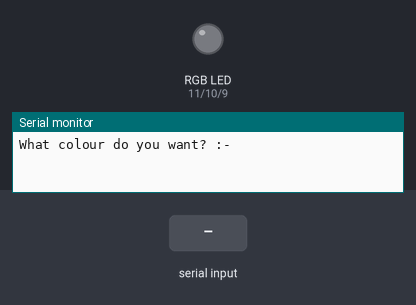
Bench run of a sketch on a simulated Arduino Uno, built with avr-gcc and run on an emulated ATmega328P. Parts: an RGB LED mixed from three pins (HIGH = lit), the last lines printed to the serial monitor. The test bench sets the inputs (shaded band).

Above: at 1.2 s.
1.3 s: "orange" received over Serial
At 2.9 s:
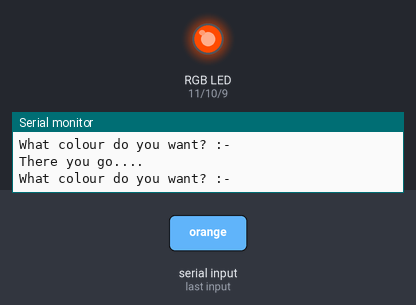
3.8 s: "white" received over Serial
At 6.0 s:
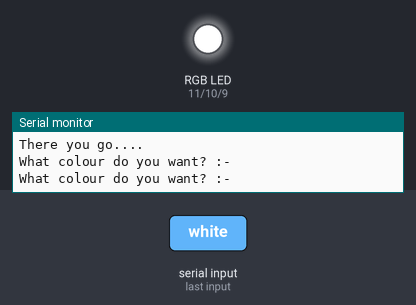
6.3 s: "violet" received over Serial
At 7.9 s:
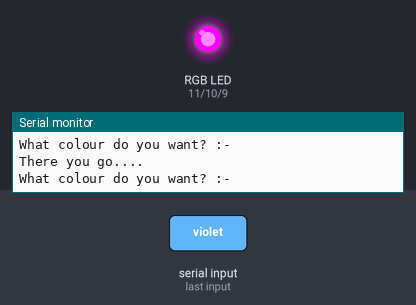
8.8 s: "aqua" received over Serial
At 11.0 s:
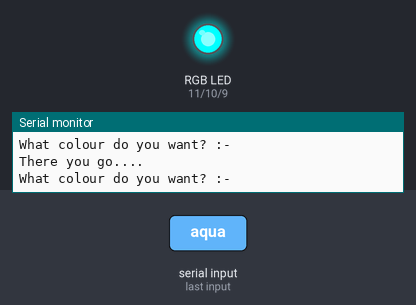
11.3 s: "Oange" received over Serial
At 12.9 s:
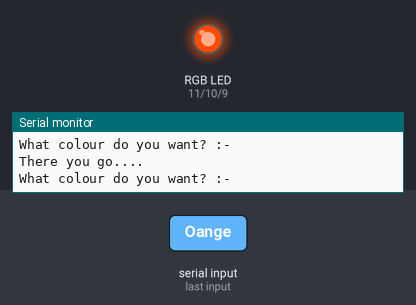
13.8 s: "Violet" received over Serial
At 16.1 s:
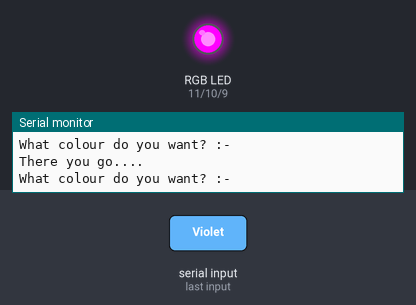
Timing chart, 0 to 17.3 s (numbered marks = the images above; inputs shaded):
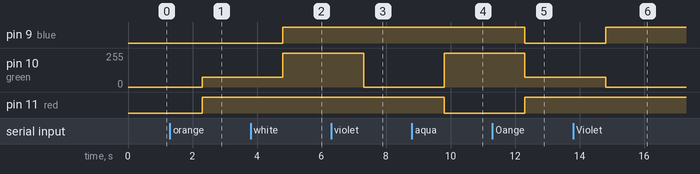

The sketch:

keybRGB.ino
```cpp
String colour;
String msg1="What colour do you want? :- ";
String msg2="There you go....";

int red=11;
int green=10;
int blue=9;

void setup() {
  Serial.begin(9600);
  pinMode(red,OUTPUT);
  pinMode(green,OUTPUT);
  pinMode(blue,OUTPUT);
}

void loop() {
  Serial.println(msg1);
    while(Serial.available()==0){
  }
  colour=Serial.readString();
  if(colour=="white"){
    analogWrite(red,255);
    analogWrite(green,255);
    analogWrite(blue,255);
  }
  if (colour=="orange"||colour=="Oange"||colour=="ORANGE"||colour=="violet"||colour=="Violet"||colour=="VIOLET"||colour=="aqua"||colour=="Aqua"||colour=="AQUA"||colour=="yellow"||colour=="Yellow"||colour=="YELLOW"||colour=="red"||colour=="Red"||colour=="RED"||colour=="green"||colour=="Green"||colour=="GREEN"||colour=="blue"||colour=="Blue"||colour=="BLUE"){
    if (colour=="red"||colour=="Red"||colour=="RED") {
      analogWrite(red,255);
      analogWrite(green,0);
      analogWrite(blue,0);
    }
    if (colour=="green"||colour=="Green"||colour=="GREEN") {
      analogWrite(red,0);
      analogWrite(green,255);
      analogWrite(blue,0);
    }
    if (colour=="blue"||colour=="Blue"||colour=="BLUE") {
      analogWrite(red,0);
      analogWrite(green,0);
      analogWrite(blue,255);
    }
    if (colour=="aqua"||colour=="Aqua"||colour=="AQUA") {
      analogWrite(red,0);
      analogWrite(green,255);
      analogWrite(blue,255);
    }
    if (colour=="violet"||colour=="Violet"||colour=="VIOLET") {
      analogWrite(red,255);
      analogWrite(green,0);
      analogWrite(blue,255);
    }
    if (colour=="yellow"||colour=="Yellow"||colour=="YELLOW") {
      analogWrite(red,255);
      analogWrite(green,255);
      analogWrite(blue,0);
    }
    if (colour=="orange"||colour=="Oange"||colour=="ORANGE") {
      analogWrite(red,255);
      analogWrite(green,75);
      analogWrite(blue,0);
    }
    Serial.println(msg2);
  }
}
```

Measured:
- after the input at 1.3 s, pin 10 (green): 0/255 → 75/255 after 1.0 s; pin 11 (red): LOW → HIGH after 1.0 s
- after the input at 3.8 s, pin 9 (blue): LOW → HIGH after 1.0 s; pin 10 (green): 75/255 → 255/255 after 1.0 s
- after the input at 6.3 s, pin 10 (green): 255/255 → 0/255 after 1.0 s
- after the input at 8.8 s, pin 10 (green): 0/255 → 255/255 after 1.0 s; pin 11 (red): HIGH → LOW after 1.0 s
- after the input at 11.3 s, pin 9 (blue): HIGH → LOW after 1.0 s; pin 10 (green): 255/255 → 75/255 after 1.0 s; pin 11 (red): LOW → HIGH after 1.0 s
- after the input at 13.8 s, pin 9 (blue): LOW → HIGH after 1.0 s; pin 10 (green): 75/255 → 0/255 after 1.0 s
